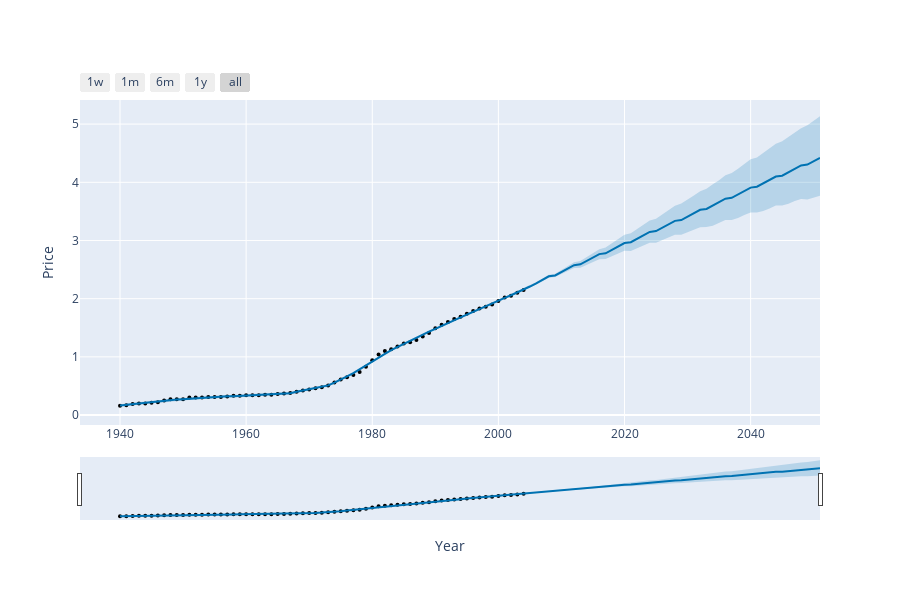

Notebook source saved alongside this figure:
### Code cell
plot_plotly(m ,forecast, xlabel='Year', ylabel='Price')
